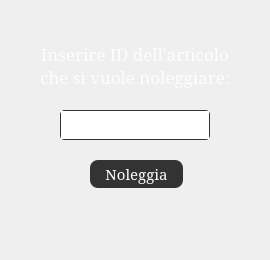
<?xml version="1.0" encoding="UTF-8"?>
<ui version="4.0">
 <class>NoleggiaArticoloDialog</class>
 <widget class="QDialog" name="NoleggiaArticoloDialog">
  <property name="geometry">
   <rect>
    <x>0</x>
    <y>0</y>
    <width>270</width>
    <height>260</height>
   </rect>
  </property>
  <property name="windowTitle">
   <string>LibreriaDigitale</string>
  </property>
  <widget class="QPushButton" name="noleggiaButton">
   <property name="geometry">
    <rect>
     <x>90</x>
     <y>160</y>
     <width>93</width>
     <height>28</height>
    </rect>
   </property>
   <property name="font">
    <font>
     <family>Garamond</family>
     <pointsize>-1</pointsize>
    </font>
   </property>
   <property name="cursor">
    <cursorShape>PointingHandCursor</cursorShape>
   </property>
   <property name="styleSheet">
    <string notr="true">*{
border-radius: 8px;
background-color:#333333; 
border: none;
color: white;
padding: 2px;
text-align: center;
font-size: 15px;
font-family: &quot;Garamond&quot;;
}

:hover {
background-color: #676767;
}

:pressed{
border: 1px solid #E0E2E2;
}</string>
   </property>
   <property name="text">
    <string>Noleggia</string>
   </property>
  </widget>
  <widget class="QLabel" name="label">
   <property name="geometry">
    <rect>
     <x>0</x>
     <y>40</y>
     <width>270</width>
     <height>51</height>
    </rect>
   </property>
   <property name="font">
    <font>
     <family>Garamond</family>
     <pointsize>13</pointsize>
    </font>
   </property>
   <property name="styleSheet">
    <string notr="true">*{
color: #fdfdff;
font-family: &quot;Garamond&quot;;
font-size: 13pt;
}</string>
   </property>
   <property name="text">
    <string>&lt;html&gt;&lt;head/&gt;&lt;body&gt;&lt;p&gt;&lt;span style=&quot; color:#fdfdff;&quot;&gt;Inserire ID dell'articolo&lt;br/&gt;che si vuole noleggiare:&lt;/span&gt;&lt;/p&gt;&lt;/body&gt;&lt;/html&gt;</string>
   </property>
   <property name="alignment">
    <set>Qt::AlignCenter</set>
   </property>
  </widget>
  <widget class="QPlainTextEdit" name="noleggiaTextEdit">
   <property name="geometry">
    <rect>
     <x>60</x>
     <y>110</y>
     <width>150</width>
     <height>30</height>
    </rect>
   </property>
   <property name="styleSheet">
    <string notr="true">*{
color: #fdfdff;
border: 1px solid #333333;
font-family: &quot;Garamond&quot;;
border-radius: 4px;
font-size: 12pt;
}</string>
   </property>
   <property name="verticalScrollBarPolicy">
    <enum>Qt::ScrollBarAlwaysOff</enum>
   </property>
  </widget>
  <widget class="QLabel" name="noleggiaMessageLabel">
   <property name="geometry">
    <rect>
     <x>0</x>
     <y>200</y>
     <width>270</width>
     <height>40</height>
    </rect>
   </property>
   <property name="font">
    <font>
     <pointsize>9</pointsize>
    </font>
   </property>
   <property name="text">
    <string/>
   </property>
   <property name="alignment">
    <set>Qt::AlignCenter</set>
   </property>
   <property name="wordWrap">
    <bool>true</bool>
   </property>
  </widget>
 </widget>
 <resources/>
 <connections/>
</ui>
